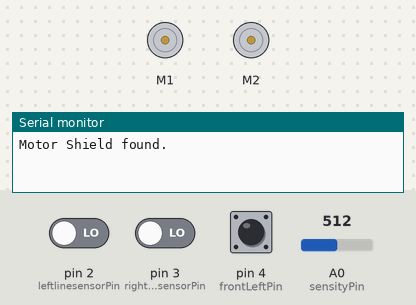
Recording of a sketch running on a simulated Arduino Uno, built with avr-gcc and run on an emulated ATmega328P. On the bench: 2 × DC motor (green arrow = forward, orange = backward, longer = faster), the last lines printed to the serial monitor. The inputs (shaded band) are chosen by the test bench; at power-on: pin 4 (frontLeftPin) LOW, pin 3 (rightlinesensorPin) LOW, pin 2 (leftlinesensorPin) LOW, A0 (sensityPin) = 512.

Above: at 1.2 s.
1.3 s: pin 4 (frontLeftPin) pulled HIGH for 0.15 s
At 2.5 s:
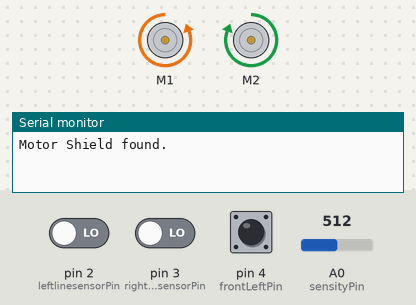
2.9 s: pin 3 (rightlinesensorPin) driven HIGH and pin 4 (frontLeftPin) driven HIGH
4.8 s: pin 4 (frontLeftPin) driven LOW
At 5.3 s:
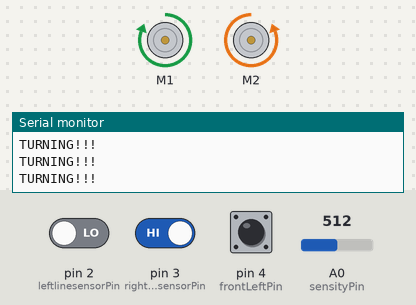
Timing chart, 0 to 7.8 s (numbered marks = the images above; inputs shaded):
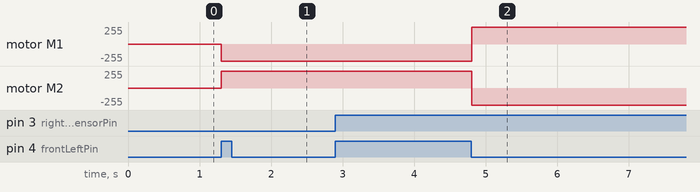

The sketch:

loop_follow_2scan_and_follow.ino
```cpp
#include <Adafruit_MotorShield.h>
#include "Arduino.h"
Adafruit_MotorShield AFMS = Adafruit_MotorShield();
// Or, create it with a different I2C address (say for stacking)
// Adafruit_MotorShield AFMS = Adafruit_MotorShield(0x61);
#define MAX_RANG (520)//the max measurement value of the module is 520cm(a little bit longer
#include "Wire.h"
#define ADC_SOLUTION (1023.0)//ADC accuracy of Arduino UNO is 10bit
// select the input pin
float dist_t, sensity_t;

float distance_0 = 100;
float distance_1 = 100;
float distance_2 = 100;
bool detected = false;
float lidar = 100;


// Select which 'port' M1, M2, M3 or M4. In this case, M1
Adafruit_DCMotor *leftMotor = AFMS.getMotor(1);
Adafruit_DCMotor *rightMotor = AFMS.getMotor(2);

int frontLeftPin = 4;
int frontRightPin = 1; // Connect sensor to input pin 3
int leftlinesensorPin = 2;
int rightlinesensorPin = 3; // Connect sensor to input pin 3
int scanning = 0;
int sensityPin = A0;

void setup() {
 Serial.begin(9600); // Init the serial port
 Wire.begin();
 pinMode(leftlinesensorPin, INPUT); // declare LED as output
 pinMode(rightlinesensorPin, INPUT); // declare Micro switch as input
 pinMode(frontRightPin, INPUT); // declare LED as output
 pinMode(frontLeftPin, INPUT); // declare Micro switch as input

 if (!AFMS.begin()) {         // create with the default frequency 1.6KHz
  // if (!AFMS.begin(1000)) {  // OR with a different frequency, say 1KHz
    Serial.println("Could not find Motor Shield. Check wiring.");
    while (1);
  }
  Serial.println("Motor Shield found.");

  // Set the speed to start, from 0 (off) to 255 (max speed)

  // turn on motor
  leftMotor->run(RELEASE);
  rightMotor->run(RELEASE);
}


float ultrasonic_distance(){
float dist_t, sensity_t;
 // read the value from the sensor:
sensity_t = analogRead(sensityPin);
 // turn the ledPin on
dist_t = sensity_t * MAX_RANG / ADC_SOLUTION;//
//Serial.print(dist_t,0);
return (dist_t * 10);
//Serial.println("cm");dis

}

void StraightLine(int valFrontLeft, int valFrontRight, int valRight, int valLeft){

  if (valFrontLeft && valFrontRight && !valRight && !valLeft)
  {
    // On a line, going straight. All good
    //continue straight
      leftMotor->setSpeed(255);
  leftMotor->run(FORWARD);
  rightMotor->setSpeed(255);
  rightMotor->run(FORWARD);
  //Serial.println("straight");

  }

  else if (!valFrontLeft  && valFrontRight && !valRight && !valLeft){
    leftMotor->run(FORWARD);
    leftMotor->setSpeed(255);
    rightMotor->run(BACKWARD);
    rightMotor->setSpeed(255);
    //Serial.println("Correcting itself");
  }
  else if (valFrontLeft && !valFrontRight && !valRight && !valLeft){
    leftMotor->run(BACKWARD);
    leftMotor->setSpeed(255);
    rightMotor->run(FORWARD);
    rightMotor->setSpeed(255);
    //Serial.println("Correcting itself");
  }

}

void read(bool read_array[])
{
    //
    read_array[2] = digitalRead(leftlinesensorPin); // read left input value
    read_array[3] = digitalRead(rightlinesensorPin); // read right input value
    read_array[0] = digitalRead(frontLeftPin); // read left input value
    read_array[1] = digitalRead(frontRightPin);

   //the sequence is read_array = {valFrontLeft, valFrontRight, valLeft, valRight};


}

void function(bool array_start[4], bool array_stop[4], bool direction)
{

    // direction is true if clockwise else anticlockwise
    //the sequence is read_array = {valFrontLeft, valFrontRight, valLeft, valRight};
  bool read_array [4] = {0,0,0,0};
  read(read_array);

  if ( read_array[0] == array_start[0] && read_array[1] == array_start[1] && read_array[2] == array_start[2] && read_array[3] == array_start[3])
  {
    while(true)
    {
        if(direction)
        {
          leftMotor->run(FORWARD);
          leftMotor->setSpeed(255);
          rightMotor->run(BACKWARD);
          rightMotor->setSpeed(255);
          //Serial.println("turning");
        }
        else
        {
          leftMotor->run(BACKWARD);
          leftMotor->setSpeed(255);
          rightMotor->run(FORWARD);
          rightMotor->setSpeed(255);
          //Serial.println("turning");
        }
        // add a delay if required
        delay(10);
        read(read_array);

        if(read_array[0] == array_stop[0] && read_array[1] == array_stop[1] && read_array[2] == array_stop[2] && read_array[3] == array_stop[3])
        {
          Serial.println("break");
          break;
        }

    }

  }

}

void loop()
{
  int valLeft = digitalRead(leftlinesensorPin); // read left input value
  int valRight = digitalRead(rightlinesensorPin); // read right input value
  int valFrontLeft = digitalRead(frontLeftPin); // read left input value
  int valFrontRight = digitalRead(frontRightPin); // read right input value
  // Simple Right Turn
  if (valRight && !valFrontRight && valFrontLeft && !valLeft){
      bool start [4] = {0,0,0,1};
      bool stop [4] = {1,1,0,1};
      bool direction = true;
      Serial.println("TURNING!!!");
      function(start, stop, direction);
  }
    // Right Turn at Intersection
  if (valRight && valFrontRight && valFrontLeft && !valLeft){
      bool start [4] = {1,1,0,1};
      bool stop [4] = {1,1,1,1};
      bool direction  = true;
      function(start, stop, direction);
  }
  else {
    StraightLine(valFrontLeft, valFrontRight, valRight , valLeft);
  }
  float dist = ultrasonic_distance();
  //Serial.println(dist);
}
```

Measured:
- after the input at 1.3 s, motor M1: stopped → backward 255/255 at once; motor M2: stopped → forward 255/255 at once
- after the input at 4.8 s, motor M1: backward 255/255 → forward 255/255 at once; motor M2: forward 255/255 → backward 255/255 at once
